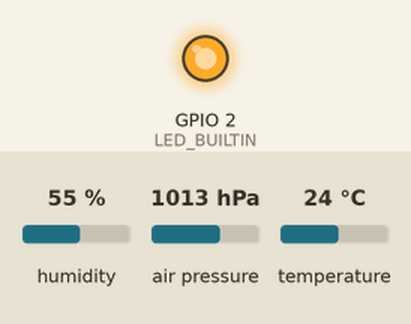
Bench run of a sketch on a simulated ESP32. Parts: output pins drawn as LEDs (lit = HIGH). Inputs (shaded band) come from the test bench; at power-on: humidity 55 %, air pressure 1013 hPa, temperature 24 °C. WiFi joins after 1.5 s; servers stay silent unless stated; uploads are accepted with an empty reply; what the sketch prints to the serial monitor is not drawn.

Above: at 1.94 s.
At 32.2 s:
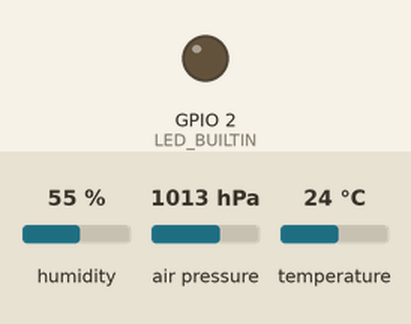
Timing chart, 0 to 80.4 s (numbered marks = the images above):
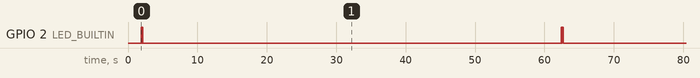

Measured:
- by itself, GPIO 2 (LED_BUILTIN): repeats every 60.5 s: LOW 0.08 s, HIGH 0.08 s, LOW 60.3 s, HIGH 0.08 s

The sketch:

ilervis_station.ino
```cpp
/*
 * Ilervis — Estació Meteorològica ESP32
 * Hardware: ESP32 NodeMCU + BME280 (I2C, GPIO21 SDA, GPIO22 SCL)
 *
 * Dependències (Library Manager):
 *   - Adafruit BME280 Library
 *   - Adafruit Unified Sensor
 *   - ArduinoJson
 */

#include <WiFi.h>
#include <HTTPClient.h>
#include <Wire.h>
#include <Adafruit_Sensor.h>
#include <Adafruit_BME280.h>
#include <ArduinoJson.h>

// ── Configuració ──────────────────────────────────────────────────────────────

const char* WIFI_SSID     = "EL_TEU_WIFI";
const char* WIFI_PASSWORD = "LA_TEVA_CONTRASSENYA";
const char* SERVER_URL    = "https://la-teva-app.up.railway.app/api/station/data";
const char* STATION_KEY   = "";                       // X-Station-Key (si buit, s'ignora)
const char* STATION_ID    = "ilervis-lleida-01";
const int   READ_INTERVAL = 60;                       // segons entre lectures

// ── Hardware ──────────────────────────────────────────────────────────────────

#define LED_BUILTIN  2
#define BME_SDA      21
#define BME_SCL      22

Adafruit_BME280 bme;
bool bme_ok = false;

// ── Prototips ─────────────────────────────────────────────────────────────────

void setupWifi();
void reconnectWifi();
bool sendReading(float temp, float hum, float pres);
void blinkLed(int times, int ms = 80);

// ── Setup ─────────────────────────────────────────────────────────────────────

void setup() {
  Serial.begin(115200);
  delay(200);
  Serial.println("\n[Ilervis] Iniciant estació meteorològica...");

  pinMode(LED_BUILTIN, OUTPUT);
  digitalWrite(LED_BUILTIN, LOW);

  Wire.begin(BME_SDA, BME_SCL);
  bme_ok = bme.begin(0x76);
  if (!bme_ok) {
    Serial.println("[BME280] ERROR — sensor no trobat a 0x76");
    // Prova amb 0x77
    bme_ok = bme.begin(0x77);
    if (!bme_ok) {
      Serial.println("[BME280] ERROR — sensor no trobat a 0x77 tampoc");
    }
  }
  if (bme_ok) {
    Serial.println("[BME280] OK");
    bme.setSampling(
      Adafruit_BME280::MODE_FORCED,
      Adafruit_BME280::SAMPLING_X1,   // temperatura
      Adafruit_BME280::SAMPLING_X1,   // pressió
      Adafruit_BME280::SAMPLING_X1,   // humitat
      Adafruit_BME280::FILTER_OFF
    );
  }

  setupWifi();
}

// ── Loop ──────────────────────────────────────────────────────────────────────

void loop() {
  reconnectWifi();

  if (!bme_ok) {
    Serial.println("[BME280] Sensor no disponible — esperant...");
    delay(READ_INTERVAL * 1000UL);
    return;
  }

  bme.takeForcedMeasurement();
  float temperature = bme.readTemperature();
  float humidity    = bme.readHumidity();
  float pressure    = bme.readPressure() / 100.0F;   // Pa → hPa

  Serial.printf("[sensor] T=%.1f°C  H=%.1f%%  P=%.2fhPa\n",
                temperature, humidity, pressure);

  if (isnan(temperature) || isnan(humidity) || isnan(pressure)) {
    Serial.println("[sensor] Lectura invàlida — reintentant en 10s");
    delay(10000);
    return;
  }

  bool ok = sendReading(temperature, humidity, pressure);
  if (ok) {
    blinkLed(2);
  } else {
    blinkLed(5, 50);
  }

  delay(READ_INTERVAL * 1000UL);
}

// ── WiFi ──────────────────────────────────────────────────────────────────────

void setupWifi() {
  WiFi.mode(WIFI_STA);
  WiFi.begin(WIFI_SSID, WIFI_PASSWORD);
  Serial.print("[WiFi] Connectant");
  int tries = 0;
  while (WiFi.status() != WL_CONNECTED && tries < 40) {
    delay(500);
    Serial.print(".");
    tries++;
  }
  if (WiFi.status() == WL_CONNECTED) {
    Serial.println("\n[WiFi] Connectat — IP: " + WiFi.localIP().toString());
  } else {
    Serial.println("\n[WiFi] No s'ha pogut connectar — continuant sense xarxa");
  }
}

void reconnectWifi() {
  if (WiFi.status() == WL_CONNECTED) return;
  Serial.println("[WiFi] Desconnectat — reintentant...");
  WiFi.reconnect();
  int tries = 0;
  while (WiFi.status() != WL_CONNECTED && tries < 20) {
    delay(500);
    tries++;
  }
  if (WiFi.status() == WL_CONNECTED) {
    Serial.println("[WiFi] Reconnectat");
  }
}

// ── HTTP POST ─────────────────────────────────────────────────────────────────

bool sendReading(float temp, float hum, float pres) {
  if (WiFi.status() != WL_CONNECTED) {
    Serial.println("[HTTP] Sense connexió WiFi — dada descartada");
    return false;
  }

  StaticJsonDocument<200> doc;
  doc["temperature"] = round(temp * 10) / 10.0;
  doc["humidity"]    = round(hum  * 10) / 10.0;
  doc["pressure"]    = round(pres * 100) / 100.0;
  doc["timestamp"]   = (unsigned long)(millis() / 1000);  // uptime; reemplaça amb NTP si vols UTC real
  doc["station_id"]  = STATION_ID;

  String body;
  serializeJson(doc, body);

  HTTPClient http;
  http.begin(SERVER_URL);
  http.addHeader("Content-Type", "application/json");
  if (strlen(STATION_KEY) > 0) {
    http.addHeader("X-Station-Key", STATION_KEY);
  }
  http.setTimeout(10000);

  int code = http.POST(body);
  Serial.printf("[HTTP] POST → %d\n", code);
  http.end();

  return (code == 200);
}

// ── LED ───────────────────────────────────────────────────────────────────────

void blinkLed(int times, int ms) {
  for (int i = 0; i < times; i++) {
    digitalWrite(LED_BUILTIN, HIGH);
    delay(ms);
    digitalWrite(LED_BUILTIN, LOW);
    delay(ms);
  }
}
```
